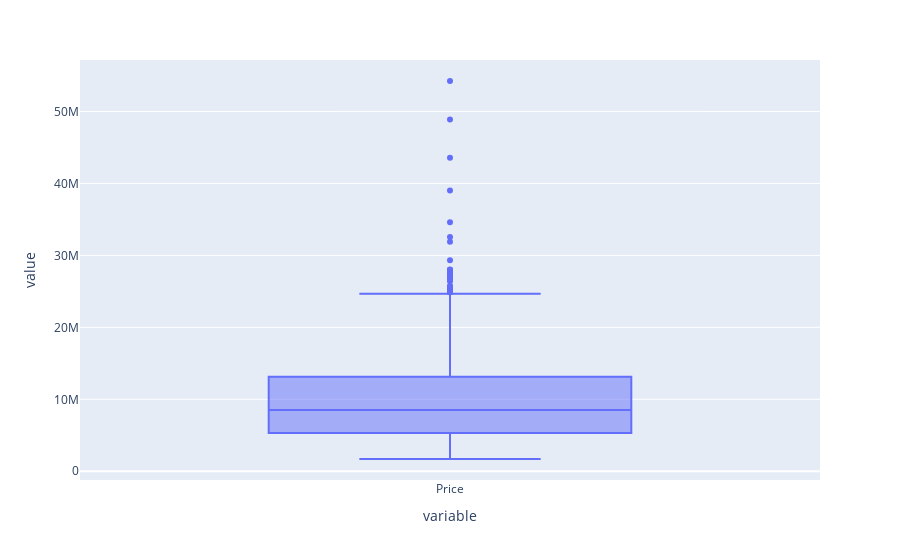

The notebook cell this image was saved under:
### Markdown cell above
#### Columnas susceptibles de pasar a numérico

### Code cell
# Clumna Price. Presencia de outliers
px.box(data_train.Price)

### Figure 1 — Plotly figure (JSON) as saved in the notebook; plotly's stock layout.template omitted (floating-point values rounded to 4 significant figures; data arrays with more than 128 entries replaced by an {"elided": "..."} marker saying what was removed)
{"data": [{"alignmentgroup": "True", "hovertemplate": "variable=%{x}<br>value=%{y}<extra></extra>", "legendgroup": "", "marker": {"color": "#636efa"}, "name": "", "notched": false, "offsetgroup": "", "orientation": "v", "showlegend": false, "type": "box", "x": {"elided": "977 str values"}, "x0": " ", "xaxis": "x", "y": {"elided": "977 float values"}, "y0": " ", "yaxis": "y"}], "layout": {"boxmode": "group", "legend": {"tracegroupgap": 0}, "margin": {"t": 60}, "xaxis": {"anchor": "y", "domain": [0, 1], "title": {"text": "variable"}}, "yaxis": {"anchor": "x", "domain": [0, 1], "title": {"text": "value"}}}}
